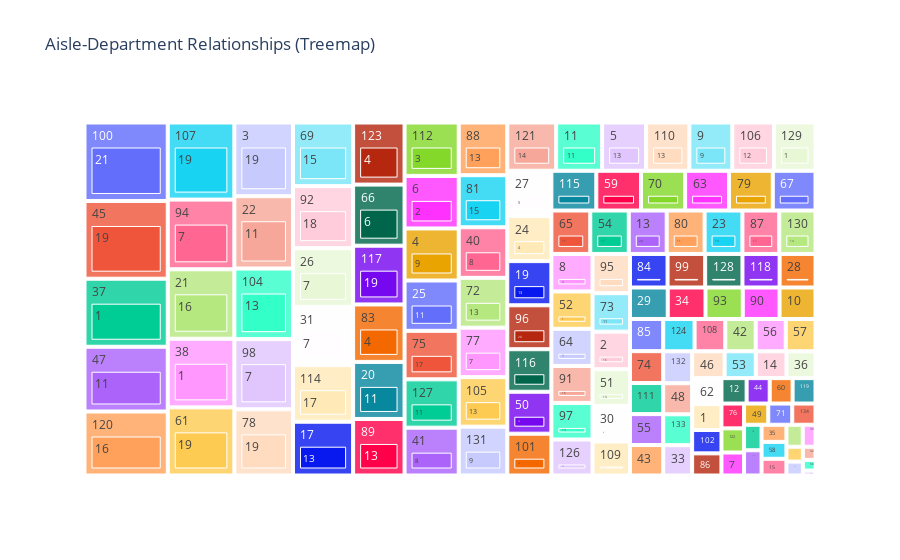

Notebook code for this chart:
### Markdown cell above
#### Ploting with different chart to visualise and understand

### Code cell
import matplotlib.pyplot as plt
import seaborn as sns
import pandas as pd
import plotly.express as px
from collections import Counter
%matplotlib  inline

#from wordcloud import WordCloud

# 1. Stacked Bar Chart
plt.figure(figsize=(20, 40)) 
cross_tab.plot(kind='bar', stacked=True, colormap='viridis')
plt.title("Aisle-Department Relationships (Stacked Bar)")
plt.legend(title='Dept Id', bbox_to_anchor=(1.05, 1), loc='upper left')
plt.xlabel("Aisle ID")
plt.xticks(rotation=90)
plt.ylabel("Product Count")
plt.show()

# 2. Clustered Bar Chart
plt.figure(figsize=(30, 25))
cross_tab.plot(kind='bar', colormap='Set2')
plt.title("Aisle-Department Relationships (Clustered Bar)")
plt.legend(title='Dept Id', bbox_to_anchor=(1.05, 1), loc='upper left')
plt.xlabel("Aisle ID")
plt.ylabel("Product Count")
plt.show()



# 4. Treemap using Plotly (Interactive)
fig = px.treemap(products, path=['aisle_id', 'department_id'], title="Aisle-Department Relationships (Treemap)")
fig.show()

### Figure 1 — Plotly figure (JSON) as saved in the notebook; plotly's stock layout.template omitted (floating-point values rounded to 4 significant figures; data arrays with more than 128 entries replaced by an {"elided": "..."} marker saying what was removed)
{"data": [{"branchvalues": "total", "domain": {"x": [0, 1], "y": [0, 1]}, "hovertemplate": "labels=%{label}<br>count=%{value}<br>parent=%{parent}<br>id=%{id}<extra></extra>", "ids": {"elided": "268 str values"}, "labels": {"elided": "268 str values"}, "name": "", "parents": {"elided": "268 str values"}, "type": "treemap", "values": {"elided": "268 int values"}}], "layout": {"legend": {"tracegroupgap": 0}, "title": {"text": "Aisle-Department Relationships (Treemap)"}}}
